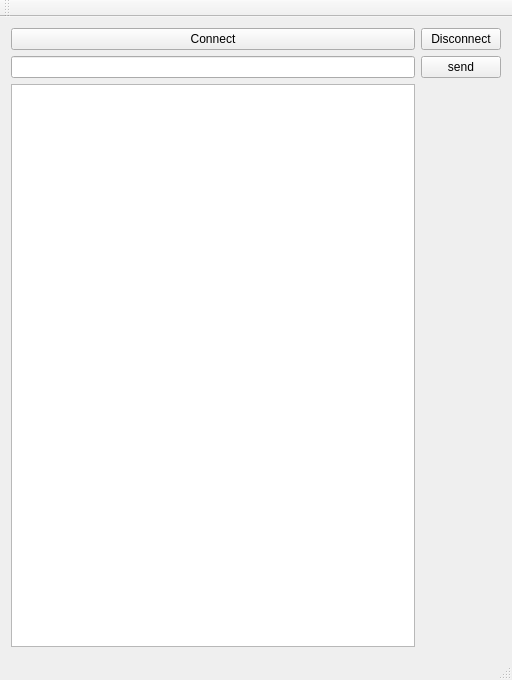
<?xml version="1.0" encoding="UTF-8"?>
<ui version="4.0">
 <class>MainWindow</class>
 <widget class="QMainWindow" name="MainWindow">
  <property name="geometry">
   <rect>
    <x>0</x>
    <y>0</y>
    <width>512</width>
    <height>680</height>
   </rect>
  </property>
  <property name="windowTitle">
   <string>MainWindow</string>
  </property>
  <widget class="QWidget" name="centralWidget">
   <layout class="QGridLayout" name="gridLayout">
    <item row="0" column="0">
     <widget class="QPushButton" name="pushButton_2">
      <property name="text">
       <string>Connect</string>
      </property>
     </widget>
    </item>
    <item row="0" column="1">
     <widget class="QPushButton" name="pushButton_3">
      <property name="text">
       <string>Disconnect</string>
      </property>
     </widget>
    </item>
    <item row="1" column="0">
     <widget class="QLineEdit" name="lineEdit"/>
    </item>
    <item row="1" column="1">
     <widget class="QPushButton" name="pushButton">
      <property name="text">
       <string>send</string>
      </property>
     </widget>
    </item>
    <item row="2" column="0">
     <widget class="QTextEdit" name="textEdit"/>
    </item>
   </layout>
  </widget>
  <widget class="QMenuBar" name="menuBar">
   <property name="geometry">
    <rect>
     <x>0</x>
     <y>0</y>
     <width>512</width>
     <height>33</height>
    </rect>
   </property>
  </widget>
  <widget class="QToolBar" name="mainToolBar">
   <attribute name="toolBarArea">
    <enum>TopToolBarArea</enum>
   </attribute>
   <attribute name="toolBarBreak">
    <bool>false</bool>
   </attribute>
  </widget>
  <widget class="QStatusBar" name="statusBar"/>
 </widget>
 <layoutdefault spacing="6" margin="11"/>
 <resources/>
 <connections/>
</ui>
